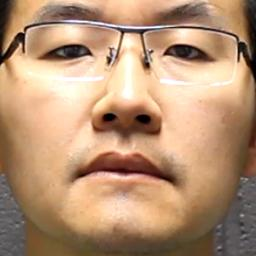
#> input picture lab4/lab4data/face.jpg, 256 x 256 px
$ python main.py
#> lines starting #> are read from the running program, lines starting #| are printed output that depends on the picture
import cv2
import matplotlib.pyplot as plt
import numpy as np
from skimage.feature import local_binary_pattern

image = cv2.imread('./lab4data/face.jpg')
#> image is the input picture: shape (256, 256, 3); mean B, G, R 115.6, 145.7, 181.5

print("Showing local binary pattern map")
radius = 2
n_points = 8
grayImg = cv2.cvtColor(image, cv2.COLOR_BGR2GRAY)
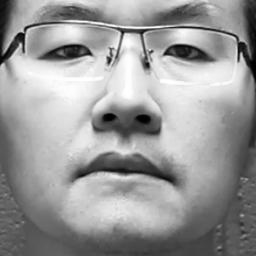
#> grayImg: shape (256, 256); min 0, max 255, mean 153
lbp = local_binary_pattern(grayImg, n_points, radius, "default")
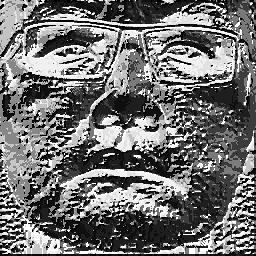
#> lbp: shape (256, 256) float64; min 0, max 255, mean 112.4
plt.imshow(lbp, 'gray')
plt.show()

print("Showing histogram of local binary pattern")
n_bins = int(lbp.max() + 1)
#> n_bins = 256
hist, bins = np.histogram(lbp, n_bins, (0, n_bins), density=True)
#> hist = 256 values, max 0.0647 at index 30, min 0 at index 43, mean 0.00391; bins = 257 values from 0 to 256
fig, ax = plt.subplots()
ax.bar(bins[:-1], hist, width=np.diff(bins), edgecolor="black", align="edge")
plt.show()
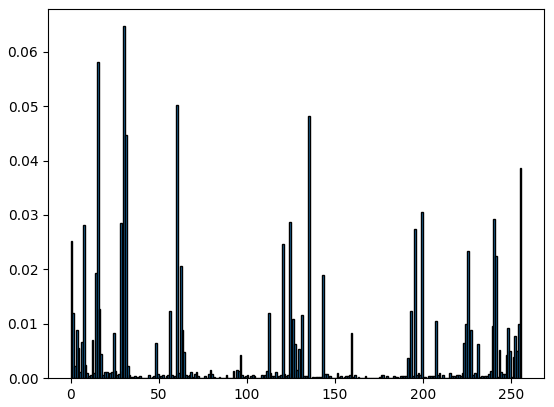
#> figure drawn by matplotlib, 1 panel; tallest bar 0.0647 high, from x = 30 to 31

print("Showing Principal Components Analysis")
mean = [20, 20]
cov = [[5, 0], [25, 25]]
x, y = np.random.multivariate_normal(mean, cov, 1000).T
plt.style.use('ggplot')
plt.plot(x, y, 'o', 1)
plt.xlabel('feature1')
plt.ylabel('feature2')
plt.show()
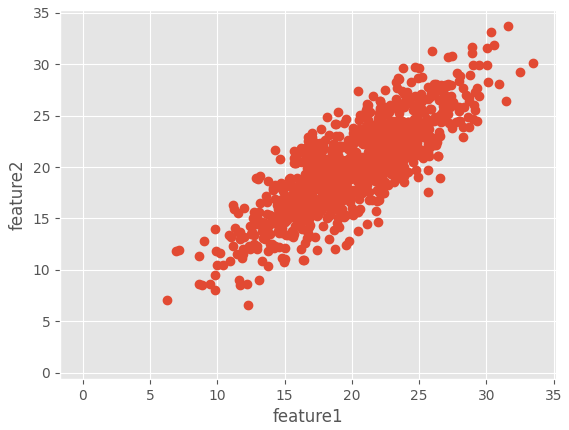
#> figure drawn by matplotlib, 1 panel

print("Showing Eigenvectors and eigenvalues of data")
X = np.vstack((x, y)).T
mean, eigenvectors, eigenvalues = cv2.PCACompute2(X, np.array([]))
plt.plot(x, y, 'o', zorder=1)
plt.quiver([mean[0, 0], mean[0, 0]], [mean[0, 1], mean[0, 1]], eigenvectors[:, 0], eigenvectors[:, 1], zorder=3,
           scale=0.2, units='xy')
plt.text(mean[0, 0] + 5 * eigenvectors[0, 0], mean[0, 1] + 5 * eigenvectors[0, 1], str(int(eigenvalues[0].item())),
         zorder=5, fontsize=16, bbox=dict(facecolor='white', alpha=0.6))
plt.text(mean[0, 0] + 7 * eigenvectors[1, 0], mean[0, 1] + 4 * eigenvectors[1, 1], str(int(eigenvalues[1].item())),
         zorder=5, fontsize=16, bbox=dict(facecolor='white', alpha=0.6))
plt.axis([0, 40, 0, 40])
plt.xlabel('feature 1')
plt.ylabel('feature 2')
plt.show()
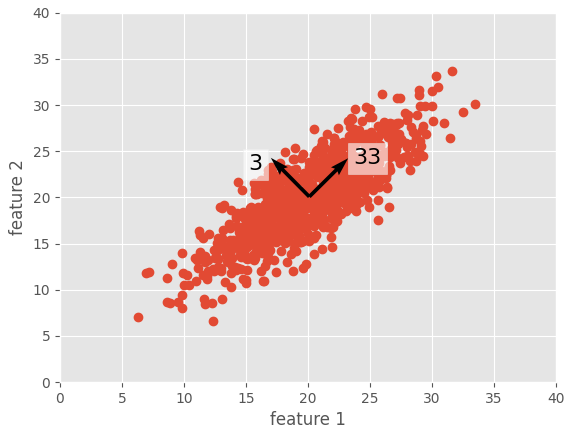
#> figure drawn by matplotlib, 1 panel

print("Showing high dimensional data to low dimensional data")
np.random.seed(5)
Dim = 20
mean = np.random.rand(1, Dim).squeeze()
cov = np.random.rand(Dim, Dim)
cov = cov + cov.T
original_data = np.random.multivariate_normal(mean, cov, 1000)
mean, eigenvectors, eigenvalues = cv2.PCACompute2(original_data, np.array([]))
lowDim_data = cv2.PCAProject(original_data, mean, eigenvectors)
plt.style.use('ggplot')
plt.figure(figsize=(10, 6))
plt.plot(lowDim_data[:, 0], lowDim_data[:, 1], 'o')
plt.xlabel('first principal component')
plt.ylabel('second principal component')
plt.axis([-20, 20, -10, 10])
plt.show()
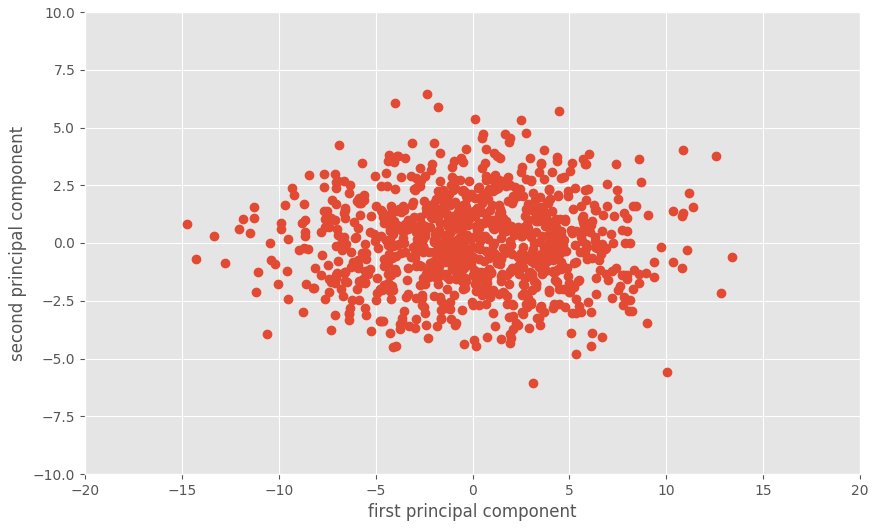
#> figure drawn by matplotlib, 1 panel

$ run again, with lab4/lab4data/pca_img.png saved as lab4/lab4data/face.jpg
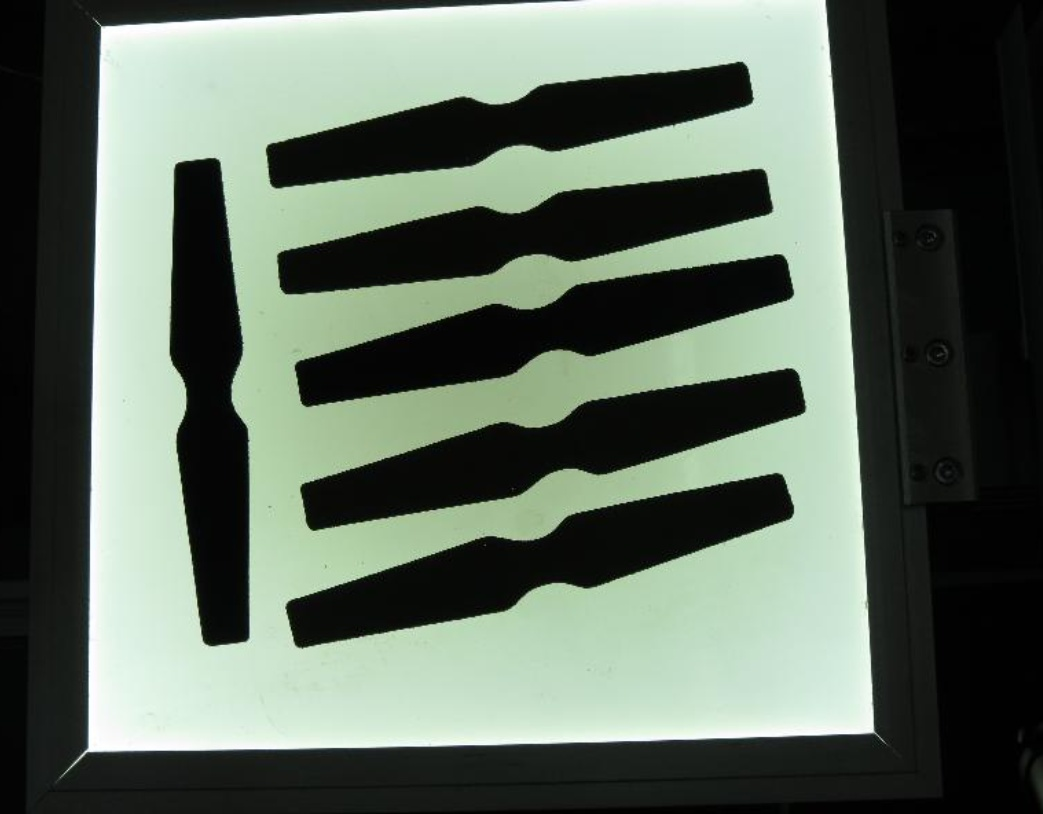
#> input picture lab4/lab4data/pca_img.png, 1043 x 814 px
#> image is the input picture: shape (814, 1043, 3); mean B, G, R 95, 107.4, 95.2
#> `lbp = local_binary_pattern(grayImg, n_points, radius, "default")`:
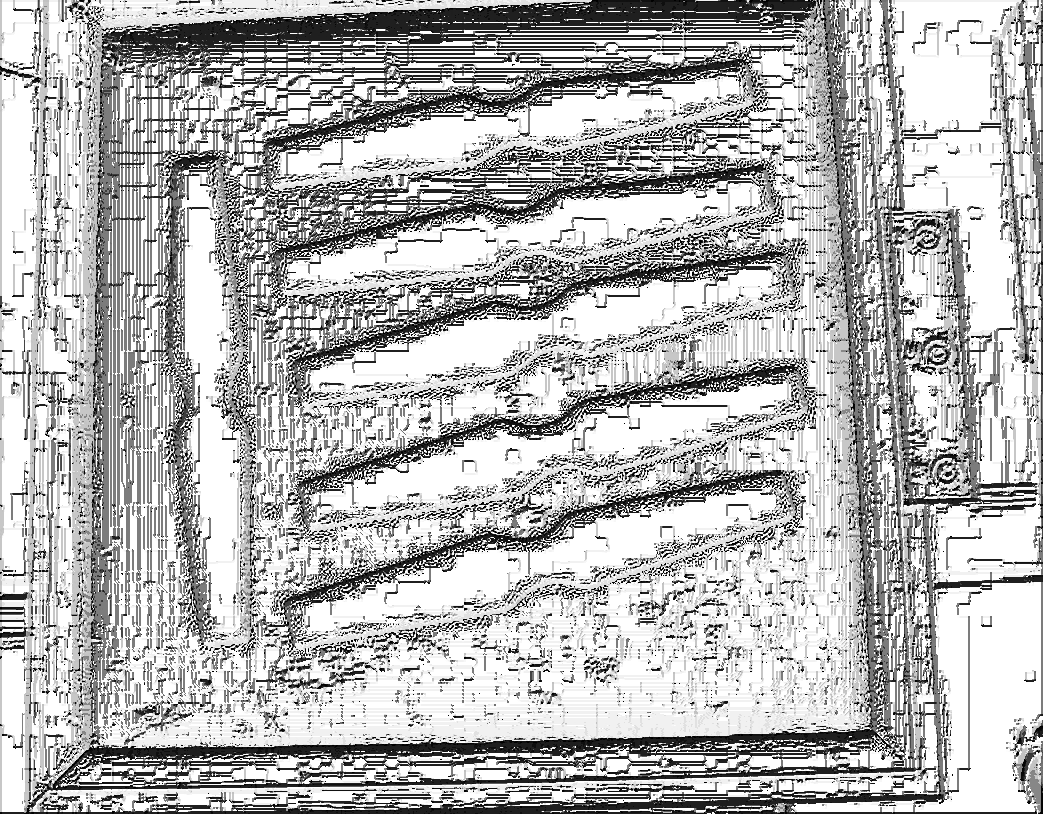
#> lbp: shape (814, 1043) float64; min 0, max 255, mean 181.9
#> n_bins = 256
#> hist = 256 values, max 0.388 at index 255, min 7.07e-06 at index 170, mean 0.00391; bins = 257 values from 0 to 256
#> `plt.show()`:
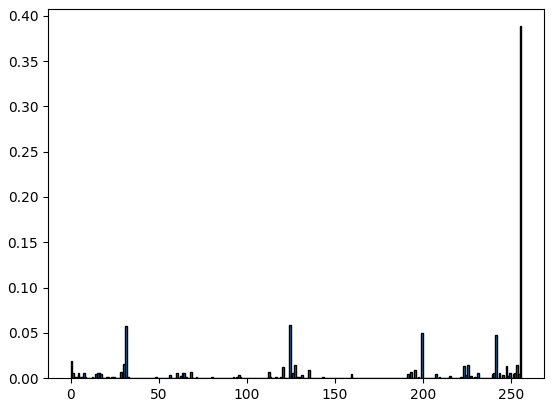
#> figure drawn by matplotlib, 1 panel; tallest bar 0.388 high, from x = 255 to 256
